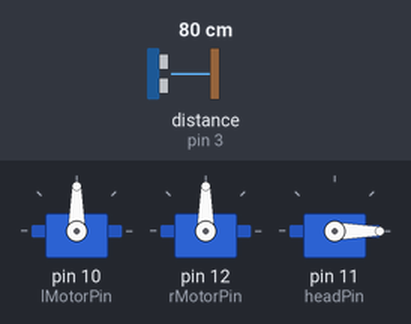
A sketch run on a simulated Arduino Uno, built with avr-gcc and run on an emulated ATmega328P. Shown: 3 × servo. Wiring (inferred from the names in the program): ultrasonic range finder: trigger pin 2; echo pin 3. The inputs (shaded band) are chosen by the test bench; at power-on: distance to the obstacle (sensor on pin 3) 80 cm. The echo pulse lasts 58.3 µs per cm.

Above: at 4.4 s.
4.5 s: distance to the obstacle (sensor on pin 3) set to 41 cm
At 7.2 s:
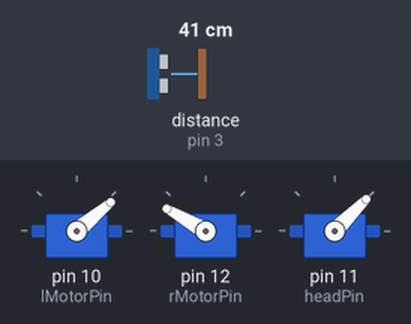
7.5 s: distance to the obstacle (sensor on pin 3) set to 32 cm
At 9.0 s:
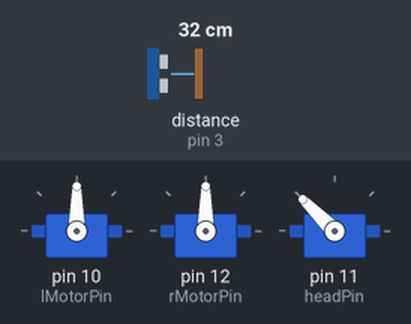
At 10.4 s:
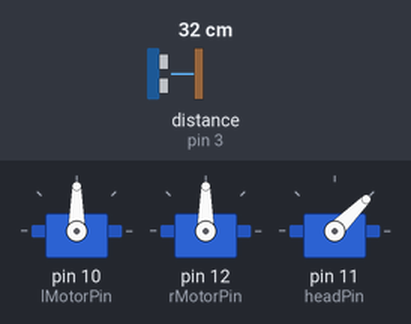
Timing chart, 0 to 15.4 s (numbered marks = the images above; inputs shaded):
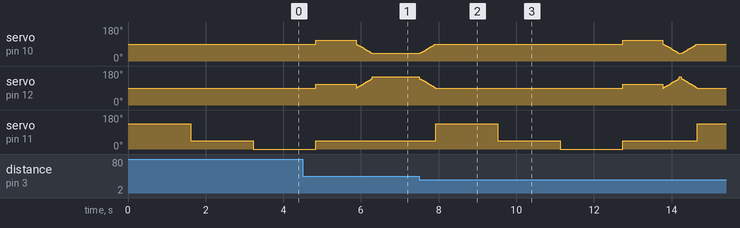

Measured:
- the behaviour switches between 37 and 36 cm on distance to the obstacle (sensor on pin 3) (found by bisection; images 1 and 2)
- after the input at 7.5 s, servo on pin 11 (headPin): 45° → 135° after 0.42 s, → 45° 1.6 s later, → 0° 1.6 s later, → 45° 1.6 s later, … (5 changes in this stretch)

The sketch:

Main.ino
```cpp
// Pin Setting
const int triggerPin = 2;
const int echoPin = 3;
const int lMotorPin = 10;
const int headPin = 11;
const int rMotorPin = 12;

// Forward and Turn Speed Setting
const int TLSpeed = 20;
const int TRSpeed = 13;
const int FLSpeed = 50;
const int FRSpeed = 60;

// Delays For Keeping the Pins High.
const int ForwardDelay = 50;
const int CoastTurnDelay = 8;
const long TurnDelay = 1040;

// Misc Variables.
const int MinDistance = 35; // Min distance to stop when seeing a wall.
const int UncertaintyDistance = 5; // Max uncertainty when finding the distance. ( Used in for sweeping to be sure of the distance ).
const long CenterAngle = 45; // Angle that the head servo is pointing forward.
bool Driving = false; // Tests if car is currently driving.
int foundAngle = -1; // Angle found while sweeping for the furthest distance.

#include <Servo.h>

// Servos/Motors
Servo lServo; //Left Motor.
Servo rServo; //Right Motor.
Servo hServo; //Head Servo.

void setup() {
  pinMode(triggerPin, OUTPUT);
  pinMode(echoPin, INPUT);
  lServo.attach(lMotorPin);
  rServo.attach(rMotorPin);
  hServo.attach(headPin);
  Serial.begin(9600);
}

/*
   Find time to the object and back in microseconds.
*/

long GetTimeObjectAndBack() {
  digitalWrite(triggerPin, LOW);
  delayMicroseconds(4);

  digitalWrite(triggerPin, HIGH);
  delayMicroseconds(12);
  digitalWrite(triggerPin, LOW);

  return pulseIn(echoPin, HIGH);
}

/*
   Gets the distance from a time in microseconds (using v=d/t and converting into cm).
*/

int GetDistanceToObject(long TimeTaken) {
  return (340.0 * (1.0 / 1000000.0) * (100.0) * (TimeTaken / 2.0));
}

/*
   Driving function. Drives forwards for ForwardDelay. It then jumps back to the loop to determine the distance. (Also coasts in if it is not driving).
*/

void Drive() {
  if (!Driving) {
    Driving = true;
    CoastIn();
  }
  lServo.write(90 - FLSpeed);
  rServo.write(90 + FRSpeed);
  delay(ForwardDelay);
}

/*
   CoastIn function. Drives in gradually to prevent slipping. Reaches FLSpeed. (Uses CoastTurnDelay to delay the change).
*/

void CoastIn() {
  for (int i = 0; i < FLSpeed + 1; i++) {
    lServo.write(90 - i);
    rServo.write(90 + i);
    delay(CoastTurnDelay);
  }
}

/*
   CoastOut. Drives down gradually to prevent slipping. Reaches speed zero. (Uses CoastTurnDelay to delay the change).
*/

void CoastOut() {
  for (int i = FLSpeed; i > -1; i--) {
    lServo.write(90 - i);
    rServo.write(90 + i);
    delay(CoastTurnDelay);
  }
}

/*
   Looks left, right, and forwards to determine the furthest distance. If it is in a corner, that means the longest distance is the best path.
*/

void Sweep() {
  int maxDistance = -1;
  for (int i = 135; i > -46; i -= 90) {
    if (i < 0)i = 0;
    hServo.write(i);
    delay(100);
    int Distance = GetDistanceToObject(GetTimeObjectAndBack());
    int Distance2 = 0;
    bool foundDistance = false;

    do {
      delay(500);
      Distance2 = GetDistanceToObject(GetTimeObjectAndBack());
      if (abs(Distance - Distance2) < UncertaintyDistance) {
        foundDistance = true;
      } else {
        Distance = Distance2;
      }
    } while (!foundDistance);

    if (maxDistance < Distance || maxDistance == -1) {
      foundAngle = i;
      maxDistance = Distance;
    }
    delay(1000);
  }

  hServo.write(CenterAngle);
}

/*
   Turns the car acording to the angle found in the Sweep function.
*/

void Turn() {
  if (foundAngle > CenterAngle) {
    lServo.write(90 + TLSpeed);
    rServo.write(90 + TLSpeed);
  } else if (foundAngle < CenterAngle) {
    lServo.write(90 - TRSpeed);
    rServo.write(90 - TRSpeed);
  }
  delay(TurnDelay);
}

void loop() {
  Sweep();
  Turn();
  do {
    Drive();
  } while (GetDistanceToObject(GetTimeObjectAndBack()) > MinDistance);
  CoastOut();
  Driving = false;
}
```
